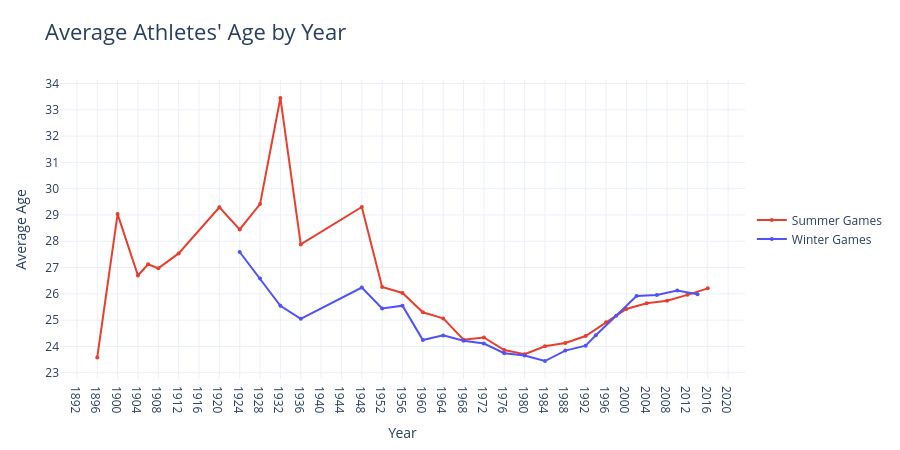

Notebook code cell kept with this figure:
### Code cell
avg_ages = df.groupby(["Year", "Season"])["Age"].mean().reset_index()
summer_ages = avg_ages[avg_ages["Season"] == "Summer"]
winter_ages = avg_ages[avg_ages["Season"] == "Winter"]

fig = make_subplots(
  rows=1,
  cols=1,
  shared_xaxes=True,
  shared_yaxes=True
)

fig.add_trace(
  go.Scatter(
      x=summer_ages['Year'],
      y=summer_ages['Age'],
      mode="lines+markers",
      name="Summer Games",
      line=dict(width=2, color="#E83E2E"),
      marker=dict(size=4),
  ),
  row=1, col=1
)

fig.add_trace(
  go.Scatter(
      x=winter_ages['Year'],
      y=winter_ages['Age'],
      mode="lines+markers",
      name="Winter Games",
      line=dict(width=2, color="#5052F9"),
      marker=dict(size=4),
  ),
  row=1, col=1
)

fig.update_layout(
    title=dict(text="Average Athletes' Age by Year", font_size=22),
    template="plotly_white",
    height=450,
    legend=dict(x=1.01, y=0.5, xanchor="left"),
    margin=dict(l=60, r=120, t=80, b=50),
)

min_age = avg_ages.min()
max_age = avg_ages.max()

fig.update_xaxes(title_text="Year", tickmode="linear", dtick=4)
fig.update_yaxes(title_text="Average Age", range=[min_age, max_age], dtick=1)

fig.show()

### Figure 1 — Plotly figure (JSON) as saved in the notebook; plotly's stock layout.template omitted (floating-point values rounded to 4 significant figures)
{"data": [{"line": {"color": "#E83E2E", "width": 2}, "marker": {"size": 4}, "mode": "lines+markers", "name": "Summer Games", "type": "scatter", "x": [1896, 1900, 1904, 1906, 1908, 1912, 1920, 1924, 1928, 1932, 1936, 1948, 1952, 1956, 1960, 1964, 1968, 1972, 1976, 1980, 1984, 1988, 1992, 1996, 2000, 2004, 2008, 2012, 2016], "xaxis": "x", "y": [23.58, 29.03, 26.7, 27.13, 26.97, 27.54, 29.29, 28.45, 29.41, 33.45, 27.88, 29.3, 26.26, 26.03, 25.3, 25.07, 24.26, 24.34, 23.86, 23.7, 24.0, 24.13, 24.4, 24.92, 25.42, 25.64, 25.73, 25.96, 26.21], "yaxis": "y"}, {"line": {"color": "#5052F9", "width": 2}, "marker": {"size": 4}, "mode": "lines+markers", "name": "Winter Games", "type": "scatter", "x": [1924, 1928, 1932, 1936, 1948, 1952, 1956, 1960, 1964, 1968, 1972, 1976, 1980, 1984, 1988, 1992, 1994, 1998, 2002, 2006, 2010, 2014], "xaxis": "x", "y": [27.59, 26.58, 25.55, 25.05, 26.24, 25.45, 25.55, 24.24, 24.42, 24.22, 24.11, 23.74, 23.66, 23.44, 23.84, 24.03, 24.42, 25.16, 25.92, 25.96, 26.12, 25.99], "yaxis": "y"}], "layout": {"height": 450, "legend": {"x": 1.01, "xanchor": "left", "y": 0.5}, "margin": {"b": 50, "l": 60, "r": 120, "t": 80}, "title": {"font": {"size": 22}, "text": "Average Athletes' Age by Year"}, "xaxis": {"anchor": "y", "domain": [0, 1], "dtick": 4, "tickmode": "linear", "title": {"text": "Year"}}, "yaxis": {"anchor": "x", "domain": [0, 1], "dtick": 1, "range": [[1896, "Summer", 23.44], [2016, "Winter", 33.45]], "title": {"text": "Average Age"}}}}
